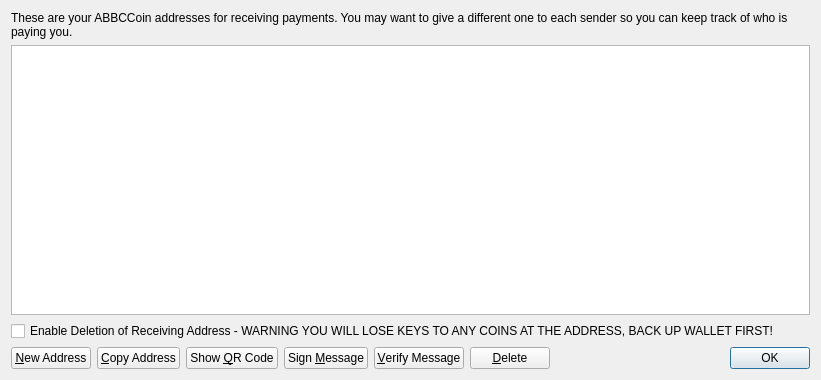
<?xml version="1.0" encoding="UTF-8"?>
<ui version="4.0">
 <class>AddressBookPage</class>
 <widget class="QWidget" name="AddressBookPage">
  <property name="geometry">
   <rect>
    <x>0</x>
    <y>0</y>
    <width>821</width>
    <height>380</height>
   </rect>
  </property>
  <property name="windowTitle">
   <string>Address Book</string>
  </property>
  <layout class="QVBoxLayout" name="verticalLayout">
   <item>
    <widget class="QLabel" name="labelExplanation">
     <property name="text">
      <string>These are your ABBCCoin addresses for receiving payments. You may want to give a different one to each sender so you can keep track of who is paying you.</string>
     </property>
     <property name="textFormat">
      <enum>Qt::PlainText</enum>
     </property>
     <property name="wordWrap">
      <bool>true</bool>
     </property>
    </widget>
   </item>
   <item>
    <widget class="QTableView" name="tableView">
     <property name="contextMenuPolicy">
      <enum>Qt::CustomContextMenu</enum>
     </property>
     <property name="toolTip">
      <string>Double-click to edit address or label</string>
     </property>
     <property name="tabKeyNavigation">
      <bool>false</bool>
     </property>
     <property name="alternatingRowColors">
      <bool>true</bool>
     </property>
     <property name="selectionMode">
      <enum>QAbstractItemView::SingleSelection</enum>
     </property>
     <property name="selectionBehavior">
      <enum>QAbstractItemView::SelectRows</enum>
     </property>
     <property name="sortingEnabled">
      <bool>true</bool>
     </property>
     <attribute name="verticalHeaderVisible">
      <bool>false</bool>
     </attribute>
    </widget>
   </item>
   <item>
    <widget class="QCheckBox" name="deleteCheckBox">
     <property name="text">
      <string>Enable Deletion of Receiving Address - WARNING YOU WILL LOSE KEYS TO ANY COINS AT THE ADDRESS, BACK UP WALLET FIRST!</string>
     </property>
    </widget>
   </item>
   <item>
    <layout class="QHBoxLayout" name="horizontalLayout">
     <item>
      <widget class="QPushButton" name="newAddressButton">
       <property name="toolTip">
        <string>Create a new address</string>
       </property>
       <property name="text">
        <string>&amp;New Address</string>
       </property>
       <property name="icon">
        <iconset resource="../bitcoin.qrc">
         <normaloff>:/icons/add</normaloff>:/icons/add</iconset>
       </property>
      </widget>
     </item>
     <item>
      <widget class="QPushButton" name="copyToClipboard">
       <property name="toolTip">
        <string>Copy the currently selected address to the system clipboard</string>
       </property>
       <property name="text">
        <string>&amp;Copy Address</string>
       </property>
       <property name="icon">
        <iconset resource="../bitcoin.qrc">
         <normaloff>:/icons/editcopy</normaloff>:/icons/editcopy</iconset>
       </property>
      </widget>
     </item>
     <item>
      <widget class="QPushButton" name="showQRCode">
       <property name="text">
        <string>Show &amp;QR Code</string>
       </property>
       <property name="icon">
        <iconset resource="../bitcoin.qrc">
         <normaloff>:/icons/qrcode</normaloff>:/icons/qrcode</iconset>
       </property>
      </widget>
     </item>
     <item>
      <widget class="QPushButton" name="signMessage">
       <property name="toolTip">
        <string>Sign a message to prove you own a ABBCCoin address</string>
       </property>
       <property name="text">
        <string>Sign &amp;Message</string>
       </property>
       <property name="icon">
        <iconset resource="../bitcoin.qrc">
         <normaloff>:/icons/edit</normaloff>:/icons/edit</iconset>
       </property>
      </widget>
     </item>
     <item>
      <widget class="QPushButton" name="verifyMessage">
       <property name="toolTip">
        <string>Verify a message to ensure it was signed with a specified ABBCCoin address</string>
       </property>
       <property name="text">
        <string>&amp;Verify Message</string>
       </property>
       <property name="icon">
        <iconset resource="../bitcoin.qrc">
         <normaloff>:/icons/transaction_0</normaloff>:/icons/transaction_0</iconset>
       </property>
      </widget>
     </item>
     <item>
      <widget class="QPushButton" name="deleteButton">
       <property name="toolTip">
        <string>Delete the currently selected address from the list</string>
       </property>
       <property name="text">
        <string>&amp;Delete</string>
       </property>
       <property name="icon">
        <iconset resource="../bitcoin.qrc">
         <normaloff>:/icons/remove</normaloff>:/icons/remove</iconset>
       </property>
      </widget>
     </item>
     <item>
      <spacer name="horizontalSpacer">
       <property name="orientation">
        <enum>Qt::Horizontal</enum>
       </property>
       <property name="sizeHint" stdset="0">
        <size>
         <width>40</width>
         <height>20</height>
        </size>
       </property>
      </spacer>
     </item>
     <item>
      <widget class="QDialogButtonBox" name="buttonBox">
       <property name="sizePolicy">
        <sizepolicy hsizetype="Maximum" vsizetype="Fixed">
         <horstretch>0</horstretch>
         <verstretch>0</verstretch>
        </sizepolicy>
       </property>
       <property name="standardButtons">
        <set>QDialogButtonBox::Ok</set>
       </property>
      </widget>
     </item>
    </layout>
   </item>
  </layout>
 </widget>
 <resources>
  <include location="../bitcoin.qrc"/>
 </resources>
 <connections/>
</ui>
